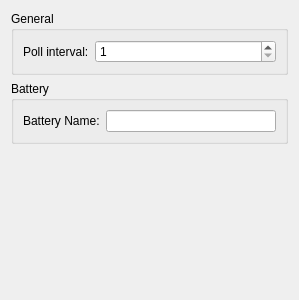
<?xml version="1.0" encoding="UTF-8"?>
<ui version="4.0">
	<class>Dialog</class>
	<widget class="QDialog" name="Dialog">
		<property name="geometry">
			<rect>
				<x>0</x>
				<y>0</y>
				<width>299</width>
				<height>300</height>
			</rect>
		</property>
		<property name="windowTitle">
			<string>Dialog</string>
		</property>
		<layout class="QGridLayout" name="gridLayout">
			<item row="0" column="0">
				<widget class="QGroupBox" name="groupGeneral">
					<property name="title">
						<string>General</string>
					</property>
					<layout class="QGridLayout" name="gridLayout_5">
						<item row="0" column="0">
							<layout class="QGridLayout" name="gridLayout_4">
								<item row="0" column="0">
									<widget class="QLabel" name="lblPollinterval">
										<property name="text">
											<string>Poll interval:</string>
										</property>
									</widget>
								</item>
								<item row="0" column="1">
									<widget class="QSpinBox" name="kcfg_pollinterval">
										<property name="sizePolicy">
											<sizepolicy hsizetype="MinimumExpanding" vsizetype="Fixed">
												<horstretch>0</horstretch>
												<verstretch>0</verstretch>
											</sizepolicy>
										</property>
										<property name="toolTip">
											<string>Polling interval (in seconds).</string>
										</property>
										<property name="minimum">
											<number>1</number>
										</property>
										<property name="maximum">
											<number>120</number>
										</property>
									</widget>
								</item>
							</layout>
						</item>
					</layout>
				</widget>
			</item>
			<item row="1" column="0">
				<layout class="QVBoxLayout" name="verticalLayout">
					<item>
						<widget class="QGroupBox" name="groupAccount">
							<property name="title">
								<string>Battery</string>
							</property>
							<layout class="QGridLayout" name="gridLayout_3">
								<item row="0" column="0">
									<layout class="QGridLayout" name="gridLayout_2">
										<item row="0" column="0">
											<widget class="QLabel" name="lblBatteryName">
												<property name="text">
													<string>Battery Name:</string>
												</property>
											</widget>
										</item>
										<item row="0" column="1">
											<widget class="QLineEdit" name="kcfg_batteryName">
												<property name="toolTip">
													<string>Battery name under /sys/class/power_supply.</string>
												</property>
											</widget>
										</item>
									</layout>
								</item>
							</layout>
						</widget>
					</item>
				</layout>
			</item>
			<item row="2" column="0">
				<spacer name="verticalSpacer">
					<property name="orientation">
						<enum>Qt::Vertical</enum>
					</property>
					<property name="sizeHint" stdset="0">
						<size>
							<width>20</width>
							<height>40</height>
						</size>
					</property>
				</spacer>
			</item>
		</layout>
	</widget>
	<tabstops>
		<tabstop>kcfg_pollinterval</tabstop>
		<tabstop>kcfg_batteryName</tabstop>
	</tabstops>
	<resources/>
	<connections/>
</ui>
